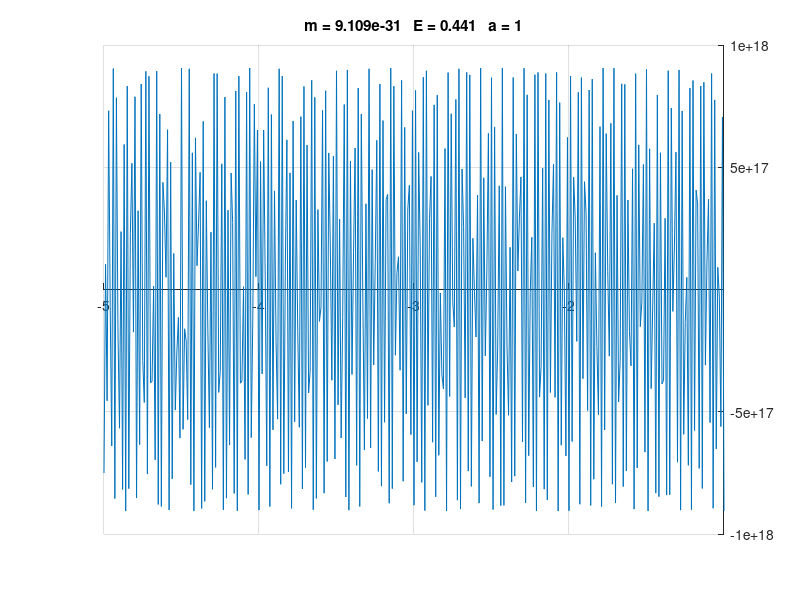

Source code (MATLAB):
%获取数据
h = 1.054e-34;  %约化普朗克常数
% m = input('请输入粒子质量:');
% if m >= 1
%     m = m*1.783e-30;
% end
m = 9.109e-31;  %电子质量
%m = 1.672e-27;  %质子质量
%m = 1.883e-028;  %mu子质量
%m = 2.489e-028;  %pi+子质量
a = 1;  %delta函数位置
%E = 0.441;  %共振态能量
E = 0.441;
k = sqrt(2*m*E)/h;
kk = 1i*h^2*k;
ep = exp(2*1i*k*a);
em = exp(-2*1i*k*a);

%泛定方程的系数
A = 2*m/(kk-2*m)*em+m/kk*(ep-em);
B = kk/(kk-2*m)-m/kk;
C = m/kk*ep;
D = kk/(2*m-kk);

%波函数
x1 = -5:0.01:-1*a;
x2 = -1*a:0.01:a;
x3 = a:0.01:5;
x = [x1 x2 x3];
y1 = exp(1i*k.*x1)+A*exp(-1i*k.*x1);  %x < -a
y2 = B*exp(1i*k.*x2)+C*exp(-1i*k.*x2);  %-a < x < a
y3 = D*exp(1i*k.*x3);  %a < x
y11 = exp(1i*k.*x1);
y12 = A*exp(-1i*k.*x1);
y21 = B*exp(1i*k.*x2);

%画图
hold on
grid on
te = ['m = ' num2str(m) '   ' 'E = ' num2str(E) '   ' 'a = ' num2str(a)];  %标题
title(te)
%ylim([-2.5e19 2.5e19])
set(gca,'XAxisLocation','origin');  %x轴移到y=0处
set(gca,'YAxisLocation','origin');  %y轴移到x=0处
% plot(x1,y1)
% plot(x2,y2)
% plot(x3,y3)
plot(x1,y12)
%plot(x1,y11,x2,y21,x3,y3)

